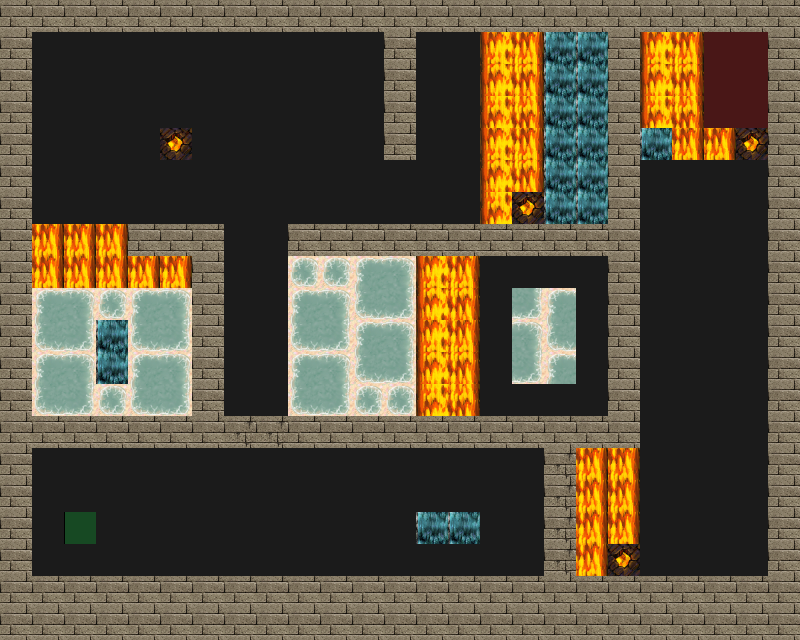

Tiled map render using the project's own tile images. Description and the whole map definition, tile-layer contents included, below:
An orthogonal 25x20 tile map with 32x32 px tiles, 4 tile layers (Road, Trap, Wall, Utility), 4 tilesets.

<map version="1.2" tiledversion="1.2.4" orientation="orthogonal" renderorder="right-down" width="25" height="20" tilewidth="32" tileheight="32" infinite="0" nextlayerid="5" nextobjectid="1">
 <tileset firstgid="1" source="tilesets/meta.tsx" />
 <tileset firstgid="3" source="tilesets/road.tsx" />
 <tileset firstgid="4" source="tilesets/traps.tsx" />
 <tileset firstgid="196" source="tilesets/wallsandroofs.tsx" />
 <layer id="1" name="Road" width="25" height="20">
  <data encoding="csv">
3,3,3,3,3,3,3,3,3,3,3,3,3,3,3,3,3,3,3,3,3,3,3,3,3,
3,3,3,3,3,3,3,3,3,3,3,3,3,3,3,3,3,3,3,3,3,3,3,3,3,
3,3,3,3,3,3,3,3,3,3,3,3,3,3,3,3,3,3,3,3,3,3,3,3,3,
3,3,3,3,3,3,3,3,3,3,3,3,3,3,3,3,3,3,3,3,3,3,3,3,3,
3,3,3,3,3,3,3,3,3,3,3,3,3,3,3,3,3,3,3,3,3,3,3,3,3,
3,3,3,3,3,3,3,3,3,3,3,3,3,3,3,3,3,3,3,3,3,3,3,3,3,
3,3,3,3,3,3,3,3,3,3,3,3,3,3,3,3,3,3,3,3,3,3,3,3,3,
3,3,3,3,3,3,3,3,3,3,3,3,3,3,3,3,3,3,3,3,3,3,3,3,3,
3,3,3,3,3,3,3,3,3,3,3,3,3,3,3,3,3,3,3,3,3,3,3,3,3,
3,3,3,3,3,3,3,3,3,3,3,3,3,3,3,3,3,3,3,3,3,3,3,3,3,
3,3,3,3,3,3,3,3,3,3,3,3,3,3,3,3,3,3,3,3,3,3,3,3,3,
3,3,3,3,3,3,3,3,3,3,3,3,3,3,3,3,3,3,3,3,3,3,3,3,3,
3,3,3,3,3,3,3,3,3,3,3,3,3,3,3,3,3,3,3,3,3,3,3,3,3,
3,3,3,3,3,3,3,3,3,3,3,3,3,3,3,3,3,3,3,3,3,3,3,3,3,
3,3,3,3,3,3,3,3,3,3,3,3,3,3,3,3,3,3,3,3,3,3,3,3,3,
3,3,3,3,3,3,3,3,3,3,3,3,3,3,3,3,3,3,3,3,3,3,3,3,3,
3,3,3,3,3,3,3,3,3,3,3,3,3,3,3,3,3,3,3,3,3,3,3,3,3,
3,3,3,3,3,3,3,3,3,3,3,3,3,3,3,3,3,3,3,3,3,3,3,3,3,
3,3,3,3,3,3,3,3,3,3,3,3,3,3,3,3,3,3,3,3,3,3,3,3,3,
3,3,3,3,3,3,3,3,3,3,3,3,3,3,3,3,3,3,3,3,3,3,3,3,3
</data>
 </layer>
 <layer id="2" name="Trap" width="25" height="20">
  <data encoding="csv">
0,0,0,0,0,0,0,0,0,0,0,0,0,0,0,0,0,0,0,0,0,0,0,0,0,
0,0,0,0,0,0,0,0,0,0,0,0,0,0,0,162,163,18,18,0,162,163,0,0,0,
0,0,0,0,0,0,0,0,0,0,0,0,0,0,0,178,179,18,18,0,178,179,0,0,0,
0,0,0,0,0,0,0,0,0,0,0,0,0,0,0,194,195,18,18,0,194,195,0,0,0,
0,0,0,0,0,156,0,0,0,0,0,0,0,0,0,162,163,18,18,0,18,163,163,156,0,
0,0,0,0,0,0,0,0,0,0,0,0,0,0,0,178,179,18,18,0,0,0,0,0,0,
0,0,0,0,0,0,0,0,0,0,0,0,0,0,0,194,156,18,18,0,0,0,0,0,0,
0,163,163,163,0,0,0,0,0,0,0,0,0,0,0,0,0,0,0,0,0,0,0,0,0,
0,163,163,163,163,163,0,0,0,64,64,80,81,162,163,0,0,0,0,0,0,0,0,0,0,
0,80,81,64,80,81,0,0,0,80,81,96,97,178,179,0,97,80,0,0,0,0,0,0,0,
0,96,97,18,96,97,0,0,0,96,97,80,81,162,163,0,81,96,0,0,0,0,0,0,0,
0,80,81,18,80,81,0,0,0,80,81,96,97,178,179,0,97,80,0,0,0,0,0,0,0,
0,96,97,64,96,97,0,0,0,96,97,64,64,194,195,0,0,0,0,0,0,0,0,0,0,
0,0,0,0,0,0,0,0,0,0,0,0,0,0,0,0,0,0,0,0,0,0,0,0,0,
0,0,0,0,0,0,0,0,0,0,0,0,0,0,0,0,0,0,163,163,0,0,0,0,0,
0,0,0,0,0,0,0,0,0,0,0,0,0,0,0,0,0,0,163,163,0,0,0,0,0,
0,0,0,0,0,0,0,0,0,0,0,0,0,18,18,0,0,0,163,163,0,0,0,0,0,
0,0,0,0,0,0,0,0,0,0,0,0,0,0,0,0,0,0,163,156,0,0,0,0,0,
0,0,0,0,0,0,0,0,0,0,0,0,0,0,0,0,0,0,0,0,0,0,0,0,0,
0,0,0,0,0,0,0,0,0,0,0,0,0,0,0,0,0,0,0,0,0,0,0,0,0
</data>
 </layer>
 <layer id="3" name="Wall" width="25" height="20">
  <data encoding="csv">
261,261,261,261,261,261,261,261,261,261,261,261,261,261,261,261,261,261,261,261,261,261,261,261,261,
261,0,0,0,0,0,0,0,0,0,0,0,261,0,0,0,0,0,0,261,0,0,0,0,261,
261,0,0,0,0,0,0,0,0,0,0,0,261,0,0,0,0,0,0,261,0,0,0,0,261,
261,0,0,0,0,0,0,0,0,0,0,0,261,0,0,0,0,0,0,261,0,0,0,0,261,
261,0,0,0,0,0,0,0,0,0,0,0,261,0,0,0,0,0,0,261,0,0,0,0,261,
261,0,0,0,0,0,0,0,0,0,0,0,0,0,0,0,0,0,0,261,0,0,0,0,261,
261,0,0,0,0,0,0,0,0,0,0,0,0,0,0,0,0,0,0,261,0,0,0,0,261,
261,0,0,0,261,261,261,0,0,261,261,261,261,261,261,261,261,261,261,261,0,0,0,0,261,
261,0,0,0,0,0,261,0,0,0,0,0,0,0,0,0,0,0,0,261,0,0,0,0,261,
261,0,0,0,0,0,261,0,0,0,0,0,0,0,0,0,0,0,0,261,0,0,0,0,261,
261,0,0,0,0,0,261,0,0,0,0,0,0,0,0,0,0,0,0,261,0,0,0,0,261,
261,0,0,0,0,0,261,0,0,0,0,0,0,0,0,0,0,0,0,261,0,0,0,0,261,
261,0,0,0,0,0,261,0,0,0,0,0,0,0,0,0,0,0,0,261,0,0,0,0,261,
261,261,261,261,261,261,261,263,263,261,261,261,261,261,261,261,261,261,261,261,0,0,0,0,261,
261,0,0,0,0,0,0,0,0,0,0,0,0,0,0,0,0,263,0,0,0,0,0,0,261,
261,0,0,0,0,0,0,0,0,0,0,0,0,0,0,0,0,263,0,0,0,0,0,0,261,
261,0,0,0,0,0,0,0,0,0,0,0,0,0,0,0,0,263,0,0,0,0,0,0,261,
261,0,0,0,0,0,0,0,0,0,0,0,0,0,0,0,0,263,0,0,0,0,0,0,261,
261,261,261,261,261,261,261,261,261,261,261,261,261,261,261,261,261,261,261,261,261,261,261,261,261,
261,261,261,261,261,261,261,261,261,261,261,261,261,261,261,261,261,261,261,261,261,261,261,261,261
</data>
 </layer>
 <layer id="4" name="Utility" width="25" height="20">
  <data encoding="csv">
0,0,0,0,0,0,0,0,0,0,0,0,0,0,0,0,0,0,0,0,0,0,0,0,0,
0,0,0,0,0,0,0,0,0,0,0,0,0,0,0,0,0,0,0,0,0,0,1,1,0,
0,0,0,0,0,0,0,0,0,0,0,0,0,0,0,0,0,0,0,0,0,0,1,1,0,
0,0,0,0,0,0,0,0,0,0,0,0,0,0,0,0,0,0,0,0,0,0,1,1,0,
0,0,0,0,0,0,0,0,0,0,0,0,0,0,0,0,0,0,0,0,0,0,0,0,0,
0,0,0,0,0,0,0,0,0,0,0,0,0,0,0,0,0,0,0,0,0,0,0,0,0,
0,0,0,0,0,0,0,0,0,0,0,0,0,0,0,0,0,0,0,0,0,0,0,0,0,
0,0,0,0,0,0,0,0,0,0,0,0,0,0,0,0,0,0,0,0,0,0,0,0,0,
0,0,0,0,0,0,0,0,0,0,0,0,0,0,0,0,0,0,0,0,0,0,0,0,0,
0,0,0,0,0,0,0,0,0,0,0,0,0,0,0,0,0,0,0,0,0,0,0,0,0,
0,0,0,0,0,0,0,0,0,0,0,0,0,0,0,0,0,0,0,0,0,0,0,0,0,
0,0,0,0,0,0,0,0,0,0,0,0,0,0,0,0,0,0,0,0,0,0,0,0,0,
0,0,0,0,0,0,0,0,0,0,0,0,0,0,0,0,0,0,0,0,0,0,0,0,0,
0,0,0,0,0,0,0,0,0,0,0,0,0,0,0,0,0,0,0,0,0,0,0,0,0,
0,0,0,0,0,0,0,0,0,0,0,0,0,0,0,0,0,0,0,0,0,0,0,0,0,
0,0,0,0,0,0,0,0,0,0,0,0,0,0,0,0,0,0,0,0,0,0,0,0,0,
0,0,2,0,0,0,0,0,0,0,0,0,0,0,0,0,0,0,0,0,0,0,0,0,0,
0,0,0,0,0,0,0,0,0,0,0,0,0,0,0,0,0,0,0,0,0,0,0,0,0,
0,0,0,0,0,0,0,0,0,0,0,0,0,0,0,0,0,0,0,0,0,0,0,0,0,
0,0,0,0,0,0,0,0,0,0,0,0,0,0,0,0,0,0,0,0,0,0,0,0,0
</data>
 </layer>
</map>
